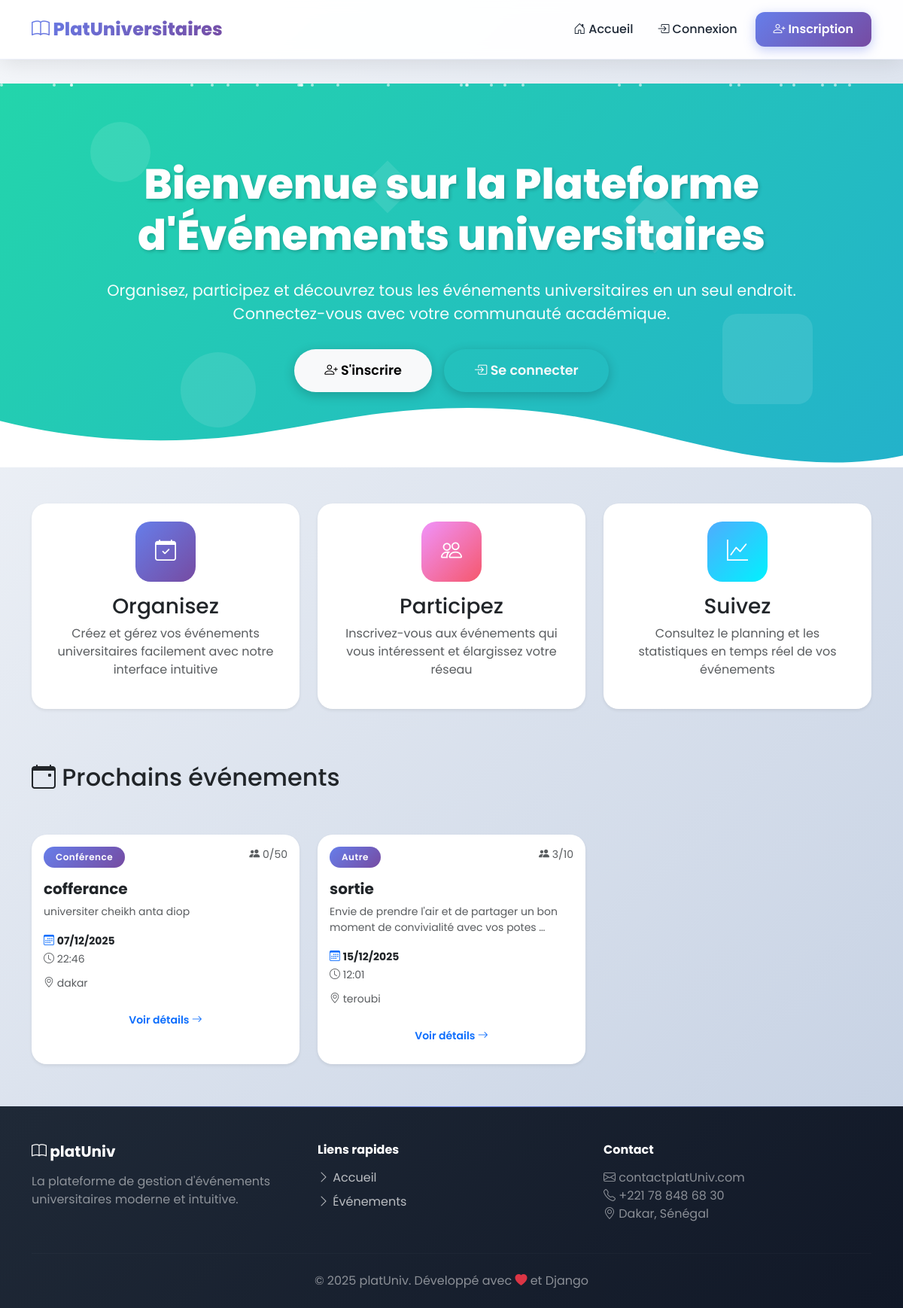
The page / on the database its author committed.
### evenements/models.py (models this page shows, shortened)
class Evenement(models.Model):
    CATEGORIE_CHOICES = [
        ('conference', 'Conférence'),
        ('soutenance', 'Soutenance'),
        ('atelier', 'Atelier'),
        ('culturel', 'Activité Culturelle'),
        ('autre', 'Autre'),
    ]
    STATUT_CHOICES = [
        ('en_attente', 'En attente de validation'),
        ('valide', 'Validé'),
        ('refuse', 'Refusé'),
        ('annule', 'Annulé'),
    ]
    titre = models.CharField(max_length=200)
    description = models.TextField()
    date_debut = models.DateTimeField()
    date_fin = models.DateTimeField()
    lieu = models.CharField(max_length=200)
    categorie = models.CharField(max_length=20, choices=CATEGORIE_CHOICES)
    capacite_max = models.IntegerField(default=50, help_text="Nombre maximum de participants")
    organisateur = models.ForeignKey(Utilisateur, on_delete=models.CASCADE, related_name='evenements_organises')
    statut = models.CharField(max_length=20, choices=STATUT_CHOICES, default='en_attente')
    date_creation = models.DateTimeField(auto_now_add=True)
    date_modification = models.DateTimeField(auto_now=True)
    class Meta:
        verbose_name = 'Événement'
        verbose_name_plural = 'Événements'
        ordering = ['date_debut']
    def nombre_inscrits(self):
        return self.inscriptions.filter(statut='confirmee').count()

### evenements/views.py (the view)
# urls.py: path('', views.accueil, name='accueil'),
def accueil(request):
    evenements_a_venir = Evenement.objects.filter(
        statut='valide',
        date_debut__gte=timezone.now()
    ).order_by('date_debut')[:6]
    context = {
        'evenements': evenements_a_venir,
    }
    return render(request, 'evenements/accueil.html', context)

### evenements/templates/evenements/accueil.html (shortened to what this page needs)
{% extends 'evenements/base.html' %}
{% block content %}
<div class="hero-section hero-gradient-1">
    <div class="floating-shapes">
        <div class="shape"></div>
        <div class="shape"></div>
        <div class="shape"></div>
        <div class="shape"></div>
        <div class="shape"></div>
    </div>
    <div class="particles" id="particles"></div>
    <div class="container hero-content">
        <div class="row">
            <div class="col-lg-10 mx-auto text-center">
                <h1 class="hero-title">Bienvenue sur la Plateforme d'Événements universitaires </h1>
                <p class="hero-subtitle">
                    Organisez, participez et découvrez tous les événements universitaires en un seul endroit.
                    Connectez-vous avec votre communauté académique.
                </p>
                {% if not user.is_authenticated %}
                    <div class="hero-buttons d-flex gap-3 justify-content-center flex-wrap">
                        <a href="{% url 'inscription' %}" class="btn btn-light btn-lg hero-btn">
                            <i class="bi bi-person-plus"></i> S'inscrire
                        </a>
                        <a href="{% url 'connexion' %}" class="btn btn-outline-light btn-lg hero-btn">
                            <i class="bi bi-box-arrow-in-right"></i> Se connecter
                        </a>
                    </div>
                {% else %}
                    <div class="hero-buttons">
                        <a href="{% url 'creer_evenement' %}" class="btn btn-light btn-lg hero-btn">
                            <i class="bi bi-plus-circle"></i> Créer un événement
                        </a>
                    </div>
                {% endif %}
            </div>
        </div>
    </div>
    <div class="wave">
    </div>
</div>
<div class="container mt-5">
    <div class="row mb-5">
        <div class="col-md-4 mb-4">
            <div class="card h-100 text-center p-4 border-0 shadow-sm">
                <div class="mb-3">
                    <div style="width: 80px; height: 80px; margin: 0 auto; background: linear-gradient(135deg, #667eea 0%, #764ba2 100%); border-radius: 20px; display: flex; align-items: center; justify-content: center;">
                        <i class="bi bi-calendar-check fs-3 display-4 text-white"></i>
                    </div>
                </div>
                <h3>Organisez</h3>
                <p class="text-muted">Créez et gérez vos événements universitaires facilement avec notre interface intuitive</p>
            </div>
        </div>
        <div class="col-md-4 mb-4">
            <div class="card h-100 text-center p-4 border-0 shadow-sm">
                <div class="mb-3">
                    <div style="width: 80px; height: 80px; margin: 0 auto; background: linear-gradient(135deg, #f093fb 0%, #f5576c 100%); border-radius: 20px; display: flex; align-items: center; justify-content: center;">
                        <i class="bi bi-people fs-3 display-4 text-white"></i>
                    </div>
                </div>
                <h3>Participez</h3>
                <p class="text-muted">Inscrivez-vous aux événements qui vous intéressent et élargissez votre réseau</p>
            </div>
        </div>
        <div class="col-md-4 mb-4">
            <div class="card h-100 text-center p-4 border-0 shadow-sm">
                <div class="mb-3">
                    <div style="width: 80px; height: 80px; margin: 0 auto; background: linear-gradient(135deg, #4facfe 0%, #00f2fe 100%); border-radius: 20px; display: flex; align-items: center; justify-content: center;">
                        <i class="bi bi-graph-up fs-3 display-4 text-white"></i>
                    </div>
                </div>
                <h3>Suivez</h3>
                <p class="text-muted">Consultez le planning et les statistiques en temps réel de vos événements</p>
            </div>
        </div>
    </div>
    <div class="row mb-4">
        <div class="col-12">
            <div class="d-flex justify-content-between align-items-center mb-4">
                <h2>
                    <i class="bi bi-calendar-event"></i> Prochains événements
                </h2>
            </div>
        </div>
    </div>
    {% if evenements %}
        <div class="row">
            {% for evenement in evenements %}
                <div class="col-md-6 col-lg-4 mb-4">
                    <div class="card event-card h-100 border-0 shadow-sm">
                        <div class="card-body">
                            <div class="d-flex justify-content-between align-items-start mb-3">
                                <span class="badge" style="background: linear-gradient(135deg, #667eea 0%, #764ba2 100%);">
                                    {{ evenement.get_categorie_display }}
                                </span>
                                <small class="text-muted">
                                    <i class="bi bi-people-fill"></i>
                                    {{ evenement.nombre_inscrits }}/{{ evenement.capacite_max }}
                                </small>
                            </div>
                            <h5 class="card-title fw-bold">{{ evenement.titre }}</h5>
                            <p class="card-text text-muted small">
                                {{ evenement.description|truncatewords:15 }}
                            </p>
                            <div class="mb-2">
                                <small>
                                    <i class="bi bi-calendar3 text-primary"></i>
                                    <strong>{{ evenement.date_debut|date:"d/m/Y" }}</strong>
                                </small>
                                <br>
                                <small class="text-muted">
                                    <i class="bi bi-clock"></i>
                                    {{ evenement.date_debut|date:"H:i" }}
                                </small>
                            </div>
                            <div class="mb-3">
                                <small class="text-muted">
                                    <i class="bi bi-geo-alt"></i>
                                    {{ evenement.lieu }}
                                </small>
                            </div>
                            <a href="{% url 'detail_evenement' evenement.pk %}" class="btn btn-outline-primary btn-sm w-100">
                                Voir détails <i class="bi bi-arrow-right"></i>
                            </a>
                        </div>
                    </div>
                </div>
            {% endfor %}
        </div>
    {% else %}
        <div class="alert alert-info">
            <i class="bi bi-info-circle"></i> Aucun événement prévu pour le moment.
        </div>
    {% endif %}
</div>
{% endblock %}

### evenements/templates/evenements/base.html (style rules this page uses)
:root { --primary-color: #667eea; --secondary-color: #764ba2; --success-color: #10b981; --warning-color: #f59e0b; --danger-color: #ef4444; --dark-color: #1f2937; --light-color: #f9fafb; }
* { margin: 0; padding: 0; box-sizing: border-box; }
body { min-height: 100vh; display: flex; flex-direction: column; font-family: 'Poppins', sans-serif; background: linear-gradient(135deg, #f5f7fa 0%, #c3cfe2 100%); background-attachment: fixed; }
.card { border: none; border-radius: 20px; box-shadow: 0 10px 40px rgba(0, 0, 0, 0.1); transition: all 0.4s cubic-bezier(0.165, 0.84, 0.44, 1); overflow: hidden; background: white; }
.card::before { content: ''; position: absolute; top: 0; left: 0; width: 100%; height: 100%; background: linear-gradient(135deg, var(--primary-color), var(--secondary-color)); opacity: 0; transition: opacity 0.4s ease; z-index: 0; }
.card-body { position: relative; z-index: 1; }
.btn { border-radius: 12px; padding: 0.7rem 1.5rem; font-weight: 600; transition: all 0.3s ease; border: none; position: relative; overflow: hidden; }
.btn::before { content: ''; position: absolute; top: 50%; left: 50%; width: 0; height: 0; border-radius: 50%; background: rgba(255, 255, 255, 0.3); transform: translate(-50%, -50%); transition: width 0.6s, height 0.6s; }
.badge { padding: 0.5rem 1rem; border-radius: 50px; font-weight: 600; letter-spacing: 0.5px; }

### evenements/templates/evenements/accueil.html (style rules this page uses)
.hero-section { position: relative; padding: 100px 0; overflow: hidden; background: linear-gradient(135deg, #667eea 0%, #764ba2 100%); color: white; }
.hero-gradient-1 { background: linear-gradient(-45deg, #ee7752, #e73c7e, #23a6d5, #23d5ab); background-size: 400% 400%; animation: gradientShift 15s ease infinite; }
.floating-shapes { position: absolute; top: 0; left: 0; width: 100%; height: 100%; overflow: hidden; z-index: 1; }
.shape { position: absolute; opacity: 0.1; animation: float 20s infinite ease-in-out; }
.shape:nth-child(1) { top: 10%; left: 10%; width: 80px; height: 80px; background: white; border-radius: 50%; animation-delay: 0s; }
.shape:nth-child(2) { top: 60%; left: 80%; width: 120px; height: 120px; background: white; border-radius: 20px; animation-delay: 2s; }
.shape:nth-child(3) { top: 30%; left: 70%; width: 60px; height: 60px; background: white; transform: rotate(45deg); animation-delay: 4s; }
.shape:nth-child(4) { top: 70%; left: 20%; width: 100px; height: 100px; background: white; border-radius: 50%; animation-delay: 1s; }
.shape:nth-child(5) { top: 20%; left: 40%; width: 70px; height: 70px; background: white; clip-path: polygon(50% 0%, 100% 50%, 50% 100%, 0% 50%); animation-delay: 3s; }
.particles { position: absolute; top: 0; left: 0; width: 100%; height: 100%; z-index: 1; }
.hero-content { position: relative; z-index: 2; }
.hero-title { font-size: 3.5rem; font-weight: 800; margin-bottom: 1.5rem; text-shadow: 2px 2px 4px rgba(0,0,0,0.2); animation: fadeInUp 1s ease; }
.hero-subtitle { font-size: 1.3rem; margin-bottom: 2rem; opacity: 0.95; animation: fadeInUp 1s ease 0.2s backwards; }
.hero-buttons { animation: fadeInUp 1s ease 0.4s backwards; }
.hero-btn { padding: 15px 40px; font-size: 1.1rem; border-radius: 50px; transition: all 0.3s; box-shadow: 0 4px 15px rgba(0,0,0,0.2); }
.wave { position: absolute; bottom: 0; left: 0; width: 100%; overflow: hidden; line-height: 0; }
.wave svg { position: relative; display: block; width: calc(100% + 1.3px); height: 80px; }

### rows shown on the page
Evenement: categorie "Conférence", nombre_inscrits "0", capacite_max "50", titre "cofferance", description "universiter cheikh anta diop", date_debut "07/12/2025", date_debut "22:46", lieu "dakar"
Evenement: categorie "Autre", nombre_inscrits "3", capacite_max "10", titre "sortie", description "Envie de prendre l'air et de partager un bon moment de convivialité avec vos potes …", date_debut "15/12/2025", date_debut "12:01", lieu "teroubi"
